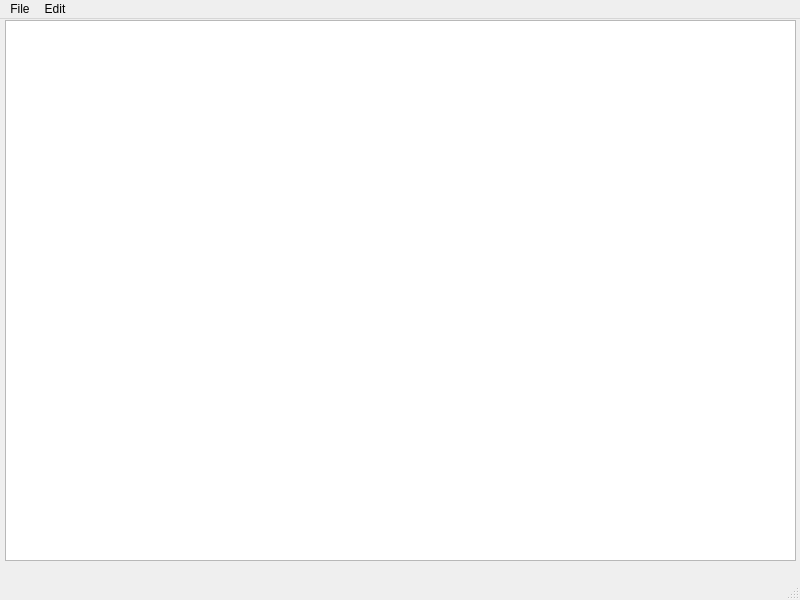
<?xml version="1.0" encoding="UTF-8"?>
<ui version="4.0">
 <class>MainWindow</class>
 <widget class="QMainWindow" name="MainWindow">
  <property name="geometry">
   <rect>
    <x>0</x>
    <y>0</y>
    <width>800</width>
    <height>600</height>
   </rect>
  </property>
  <property name="windowTitle">
   <string>MainWindow</string>
  </property>
  <widget class="QWidget" name="centralwidget">
   <widget class="QTableView" name="tableView">
    <property name="geometry">
     <rect>
      <x>5</x>
      <y>1</y>
      <width>791</width>
      <height>541</height>
     </rect>
    </property>
    <property name="sortingEnabled">
     <bool>true</bool>
    </property>
   </widget>
  </widget>
  <widget class="QMenuBar" name="menubar">
   <property name="geometry">
    <rect>
     <x>0</x>
     <y>0</y>
     <width>800</width>
     <height>26</height>
    </rect>
   </property>
   <widget class="QMenu" name="menuFile">
    <property name="title">
     <string>File</string>
    </property>
    <addaction name="open"/>
    <addaction name="save"/>
    <addaction name="saveAs"/>
   </widget>
   <widget class="QMenu" name="menuEdit">
    <property name="title">
     <string>Edit</string>
    </property>
    <addaction name="copy"/>
    <addaction name="paste"/>
    <addaction name="cut"/>
    <addaction name="separator"/>
    <addaction name="addRow"/>
    <addaction name="duplicateRow"/>
    <addaction name="removeRow"/>
    <addaction name="separator"/>
    <addaction name="redo"/>
    <addaction name="undo"/>
   </widget>
   <addaction name="menuFile"/>
   <addaction name="menuEdit"/>
  </widget>
  <widget class="QStatusBar" name="statusbar"/>
  <action name="open">
   <property name="text">
    <string>Open</string>
   </property>
   <property name="shortcut">
    <string>Ctrl+O</string>
   </property>
  </action>
  <action name="save">
   <property name="text">
    <string>Save</string>
   </property>
   <property name="shortcut">
    <string>Ctrl+S</string>
   </property>
  </action>
  <action name="copy">
   <property name="text">
    <string>Copy</string>
   </property>
   <property name="shortcut">
    <string>Ctrl+C</string>
   </property>
  </action>
  <action name="paste">
   <property name="text">
    <string>Paste</string>
   </property>
   <property name="shortcut">
    <string>Ctrl+V</string>
   </property>
  </action>
  <action name="cut">
   <property name="text">
    <string>Cut</string>
   </property>
   <property name="shortcut">
    <string>Ctrl+X</string>
   </property>
  </action>
  <action name="addRow">
   <property name="text">
    <string>Add row</string>
   </property>
   <property name="shortcut">
    <string>Ctrl+Return</string>
   </property>
  </action>
  <action name="removeRow">
   <property name="text">
    <string>Remove row</string>
   </property>
   <property name="shortcut">
    <string>Del</string>
   </property>
  </action>
  <action name="redo">
   <property name="text">
    <string>Redo</string>
   </property>
   <property name="shortcut">
    <string>Ctrl+Shift+Z</string>
   </property>
  </action>
  <action name="undo">
   <property name="text">
    <string>Undo</string>
   </property>
   <property name="shortcut">
    <string>Ctrl+Z</string>
   </property>
  </action>
  <action name="saveAs">
   <property name="text">
    <string>Save As</string>
   </property>
   <property name="shortcut">
    <string>Ctrl+Shift+S</string>
   </property>
  </action>
  <action name="duplicateRow">
   <property name="text">
    <string>Duplicate Row</string>
   </property>
   <property name="shortcut">
    <string>Ctrl+D</string>
   </property>
  </action>
 </widget>
 <resources/>
 <connections/>
</ui>
